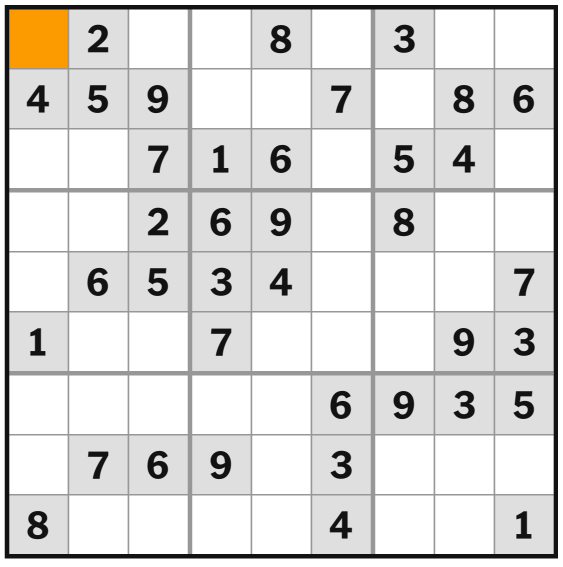
#> input picture data/raw/NYT-EASY-2025-09-27.png, 1125 x 1134 px (shown at 1/2 size)
$ python cli.py --image ../../data/raw/NYT-EASY-2025-09-27.png
#> lines starting #> are read from the running program, lines starting #| are printed output that depends on the picture; after the words box and inside, x2 and y2 are one past the last pixel; in counts of white or black regions, pixels touching at a corner belong together
#> in main, image is the input picture: shape (1134, 1125, 3); mean B, G, R 218, 219.7, 220.7
### src/sudoku_ocr/preprocess.py
"""
Image preprocessing functions for Sudoku OCR.

This module handles the initial image processing steps including:
- Converting to grayscale
- Applying blur filters
- Thresholding
- Noise cleanup
"""

import cv2
import numpy as np


def to_binary(img_bgr: np.ndarray, apply_clahe: bool = False) -> np.ndarray:
    """
    Convert BGR image to binary for Sudoku grid detection.

    Process: grayscale → (optional CLAHE) → slight Gaussian blur → adaptive threshold (GAUSSIAN_C)
    → invert so digits/grid are white on black → mild morphological open/close
    to remove specks.

    Args:
        img_bgr: Input BGR image
        apply_clahe: Whether to apply CLAHE for contrast enhancement before thresholding

    Returns:
        Binary image (uint8, 0/255) with white digits/grid on black background
    """
#> called with apply_clahe = False
    # Convert to grayscale
    gray = cv2.cvtColor(img_bgr, cv2.COLOR_BGR2GRAY)

    # Apply CLAHE if requested
    if apply_clahe:
        clahe = cv2.createCLAHE(clipLimit=2.0, tileGridSize=(8, 8))
        gray = clahe.apply(gray)

    # Apply slight Gaussian blur to reduce noise
    blurred = cv2.GaussianBlur(gray, (3, 3), 0)

    # Apply adaptive thresholding with GAUSSIAN_C
    thresh = cv2.adaptiveThreshold(
        blurred, 255, cv2.ADAPTIVE_THRESH_GAUSSIAN_C, cv2.THRESH_BINARY, 11, 2
    )
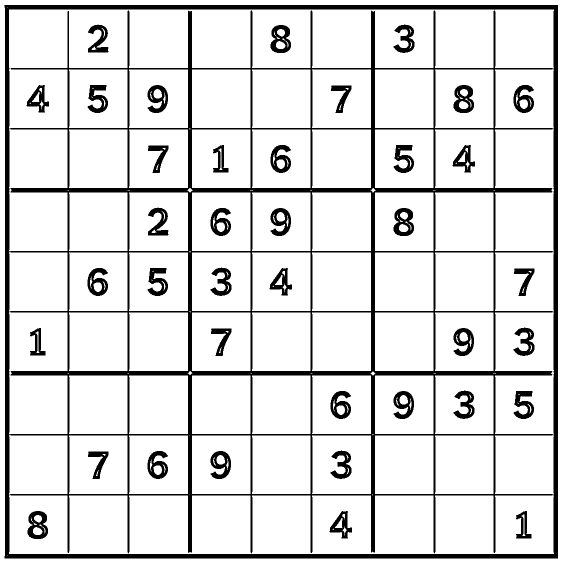
#> thresh: shape (1134, 1125) (shown at 1/2 size); 87.2% white; 39 black regions, largest, box (x1, y1, x2, y2) and area: (9, 10, 1116, 1117) 119544, (907, 170, 948, 226) 1374, (541, 50, 582, 106) 1373

    # Invert so digits/grid are white on black background
    inverted = cv2.bitwise_not(thresh)
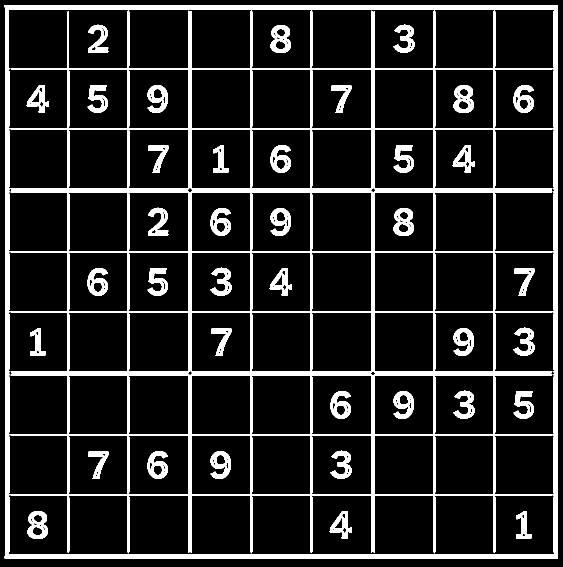
#> inverted: shape (1134, 1125) (shown at 1/2 size); 12.8% white; 39 white regions, largest, box (x1, y1, x2, y2) and area: (9, 10, 1116, 1117) 119544, (907, 170, 948, 226) 1374, (541, 50, 582, 106) 1373

    # Mild morphological operations to remove specks
    kernel = np.ones((2, 2), np.uint8)
    # Open to remove small noise
    opened = cv2.morphologyEx(inverted, cv2.MORPH_OPEN, kernel)
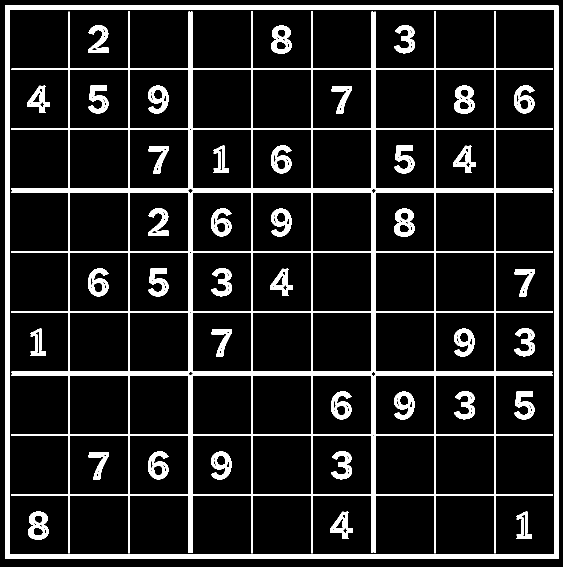
#> opened: shape (1134, 1125) (shown at 1/2 size); 12.8% white; 40 white regions, largest, box (x1, y1, x2, y2) and area: (22, 22, 1106, 1107) 80190, (10, 11, 1117, 1118) 39328, (908, 171, 949, 227) 1374
    # Close to fill small gaps
    closed = cv2.morphologyEx(opened, cv2.MORPH_CLOSE, kernel)
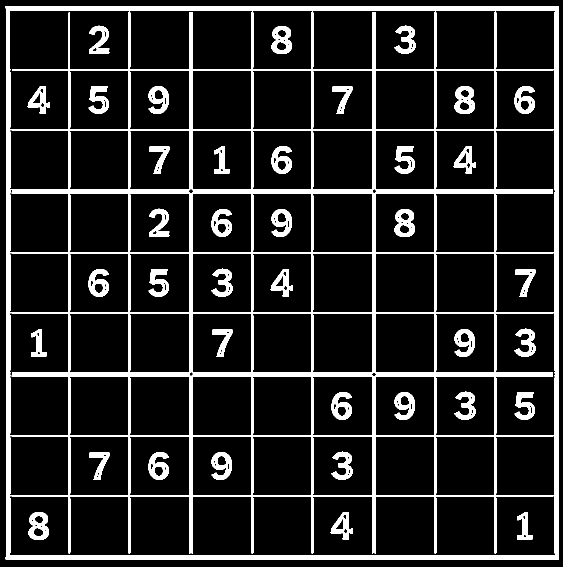
#> closed: shape (1134, 1125) (shown at 1/2 size); 12.9% white; 40 white regions, largest, box (x1, y1, x2, y2) and area: (23, 23, 1107, 1108) 80265, (11, 12, 1118, 1119) 39345, (909, 172, 950, 228) 1398

    return closed


def largest_contour(binary: np.ndarray) -> np.ndarray | None:
    """
    Find the largest external contour in a binary image.

    Args:
        binary: Binary image (uint8, 0/255)

    Returns:
        Largest contour as numpy array, or None if no contours found
    """
    # Find external contours
    contours, _ = cv2.findContours(binary, cv2.RETR_EXTERNAL, cv2.CHAIN_APPROX_SIMPLE)
#> contours = 1 item

    if not contours:
        return None

    # Return the contour with the largest area
    largest = max(contours, key=cv2.contourArea)
#> largest = [[11, 12], [11, 16], [12, 17], [12, 1113], [11, 1114], [11, 1118], [1117, 1118], [1117, 12]]
    return largest


# [69 lines left out: functions preprocess_image, enhance_contrast, remove_noise, not called in this run]

### src/sudoku_ocr/grid.py
"""
Grid detection and perspective correction functions.

This module handles:
- Finding the Sudoku grid contour
- Applying perspective transformation
- Correcting for camera angle and distortion
"""

import cv2
import numpy as np


class GridNotFoundError(Exception):
    """Raised when a valid Sudoku grid cannot be detected in the image."""
    pass


def approx_to_quad(cnt: np.ndarray) -> np.ndarray | None:
    """
    Approximate contour to a quadrilateral using cv2.approxPolyDP.

    Args:
        cnt: Input contour

    Returns:
        4 points if quadrilateral found, None otherwise

    Raises:
        GridNotFoundError: If the approximated quadrilateral fails sanity checks
    """
    if cnt is None or len(cnt) < 4:
        return None

    # Calculate epsilon as a percentage of the perimeter
    epsilon = 0.02 * cv2.arcLength(cnt, True)
    approx = cv2.approxPolyDP(cnt, epsilon, True)

    # If we found a quadrilateral
    if len(approx) == 4:
        quad = approx.reshape(4, 2)

        # Sanity checks
        if not _is_valid_quad(quad):
            raise GridNotFoundError("Detected quadrilateral failed shape sanity checks")

        return quad

    return None


def _is_valid_quad(quad: np.ndarray) -> bool:
    """
    Check if a quadrilateral is valid for Sudoku grid detection.

    Args:
        quad: 4 corner points of the quadrilateral

    Returns:
        True if the quadrilateral passes all sanity checks
    """
    if quad is None or len(quad) != 4:
        return False

    # Check if the quadrilateral is convex
    hull = cv2.convexHull(quad)
    if len(hull) != 4:
        return False

    # Check aspect ratio (should be roughly square)
    # Calculate bounding rectangle
    x_coords = quad[:, 0]
    y_coords = quad[:, 1]
    width = np.max(x_coords) - np.min(x_coords)
    height = np.max(y_coords) - np.min(y_coords)

    if width <= 0 or height <= 0:
        return False

    aspect_ratio = max(width, height) / min(width, height)
    if aspect_ratio < 0.8 or aspect_ratio > 1.2:
        return False

    # Check minimum area (should be reasonably large)
    area = cv2.contourArea(quad)
    if area < 1000:  # Minimum area threshold
        return False

    return True


def create_quad_overlay(img_bgr: np.ndarray, quad: np.ndarray) -> np.ndarray:
    """
    Create an overlay showing the quadrilateral with circles at corners and lines for edges.

    Args:
        img_bgr: Input BGR image
        quad: 4 corner points of the quadrilateral

    Returns:
        BGR image with quad overlay
    """
    overlay = img_bgr.copy()

    if quad is None or len(quad) != 4:
        return overlay

    # Order the corners
    ordered_quad = order_corners(quad)

    # Draw lines connecting the corners
    for i in range(4):
        pt1 = tuple(ordered_quad[i].astype(int))
        pt2 = tuple(ordered_quad[(i + 1) % 4].astype(int))
        cv2.line(overlay, pt1, pt2, (0, 0, 255), 3)  # Red lines

    # Draw circles at each corner
    for i, point in enumerate(ordered_quad):
        center = tuple(point.astype(int))
        cv2.circle(overlay, center, 8, (0, 255, 0), -1)  # Green filled circles
        cv2.circle(overlay, center, 8, (0, 0, 0), 2)     # Black outline

    return overlay


def order_corners(pts4: np.ndarray) -> np.ndarray:
    """
    Order 4 points in the order: top-left, top-right, bottom-right, bottom-left.

    Args:
        pts4: Array of 4 points (4, 2)

    Returns:
        Ordered array of points (4, 2) in TL, TR, BR, BL order
    """
    # Initialize ordered points
    rect = np.zeros((4, 2), dtype=np.float32)

    # Sum and difference of coordinates
    s = pts4.sum(axis=1)
    diff = np.diff(pts4, axis=1)

    # Top-left point has smallest sum
    rect[0] = pts4[np.argmin(s)]

    # Bottom-right point has largest sum
    rect[2] = pts4[np.argmax(s)]

    # Top-right point has smallest difference
    rect[1] = pts4[np.argmin(diff)]

    # Bottom-left point has largest difference
    rect[3] = pts4[np.argmax(diff)]

    return rect


def warp_to_square(img_bgr: np.ndarray, pts4: np.ndarray, size: int = 450) -> np.ndarray:
    """
    Apply perspective transformation to get a perfect square view of the grid.

    Args:
        img_bgr: Input BGR image
        pts4: 4 corner points in TL, TR, BR, BL order
        size: Size of the output square (default: 450)

    Returns:
        Warped BGR image as a perfect square
    """
    # Define the target square
    dst_points = np.array([
        [0, 0],           # top-left
        [size, 0],        # top-right
        [size, size],     # bottom-right
        [0, size]         # bottom-left
    ], dtype=np.float32)

    # Calculate perspective transformation matrix
    matrix = cv2.getPerspectiveTransform(pts4.astype(np.float32), dst_points)

    # Apply the transformation
    warped = cv2.warpPerspective(img_bgr, matrix, (size, size))

    return warped


def find_and_warp(img_bgr: np.ndarray, size: int = 450, apply_clahe: bool = False) -> dict:
    """
    Complete pipeline: binary → largest_contour → approx_to_quad → warp.

    Args:
        img_bgr: Input BGR image
        size: Size of the output square (default: 450)
        apply_clahe: Whether to apply CLAHE for contrast enhancement

    Returns:
        Dictionary with intermediate artifacts: binary, contour_mask, quad, warped

    Raises:
        GridNotFoundError: If no valid grid can be detected
    """
    from .preprocess import to_binary, largest_contour

    if img_bgr is None or img_bgr.size == 0:
        raise GridNotFoundError("Input image is empty or invalid")

    # Step 1: Convert to binary
    binary = to_binary(img_bgr, apply_clahe=apply_clahe)

    # Step 2: Find largest contour
    contour = largest_contour(binary)
#> contour has the same summary as largest in largest_contour
    if contour is None:
        raise GridNotFoundError("No contours found in the binary image")

    # Create contour mask for visualization (white fill)
    contour_mask = np.zeros_like(binary)
    cv2.fillPoly(contour_mask, [contour], 255)
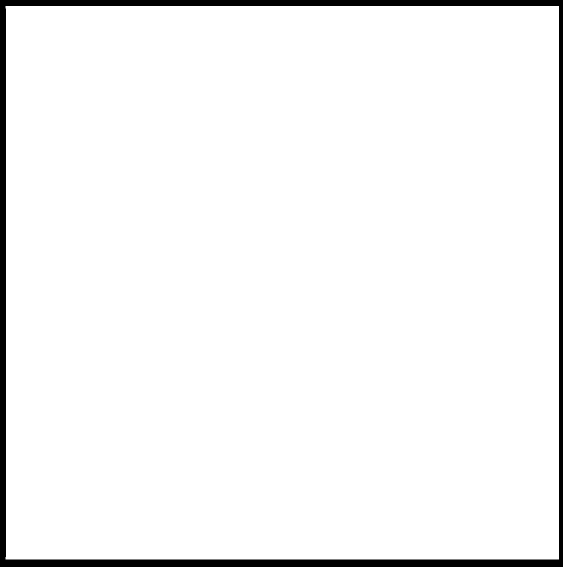
#> contour_mask: shape (1134, 1125) (shown at 1/2 size); 96% white; 1 black region, box (x1, y1, x2, y2) and area: (0, 0, 1125, 1134) 51398

    # Step 3: Approximate to quadrilateral
    try:
        quad = approx_to_quad(contour)
#> in approx_to_quad, `epsilon = 0.02 * cv2.arcLength(cnt, True)`: epsilon = 88.5
#> in approx_to_quad, `approx = cv2.approxPolyDP(cnt, epsilon, True)`: approx = [[11, 12], [11, 1118], [1117, 1118], [1117, 12]]
#> (the rest of the program and of its run is left out)
